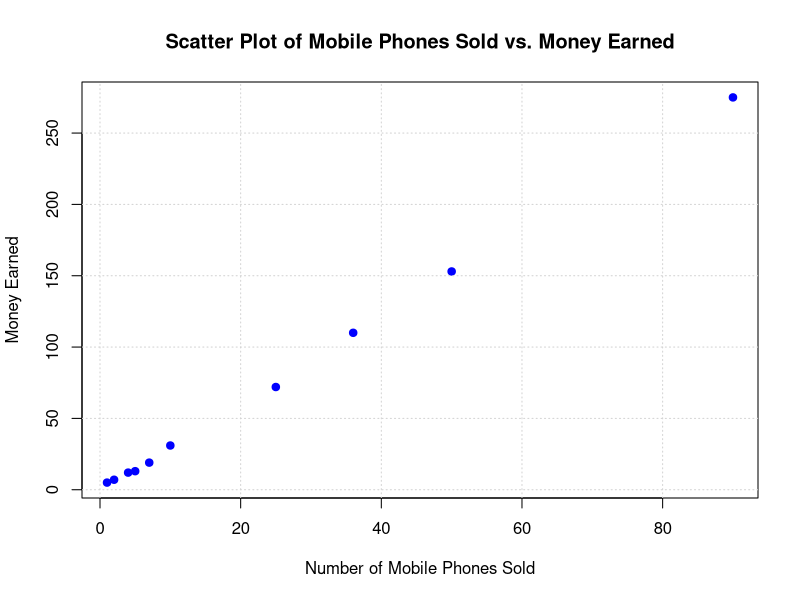

This figure's R source:

x_values <- c(4, 1, 5, 7, 10, 2, 50, 25, 90, 36)  # Number of mobile phones sold
y_values <- c(12, 5, 13, 19, 31, 7, 153, 72, 275, 110)  # Money earned

plot(x_values, y_values, main = "Scatter Plot of Mobile Phones Sold vs. Money Earned",
     xlab = "Number of Mobile Phones Sold", ylab = "Money Earned",
     col = "blue", pch = 19)
grid()
